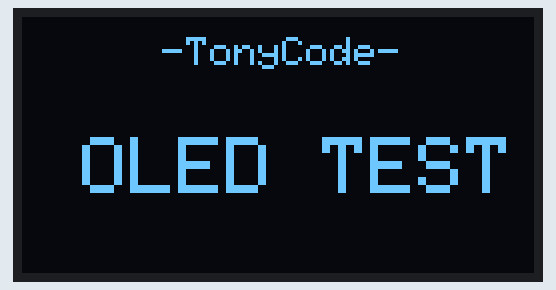
This sketch was run on a simulated Arduino Uno, built with avr-gcc and run on an emulated ATmega328P. Shown: 128×64 one-colour display.

Above: at 0.1 s.

The sketch:

OLED.ino
```cpp
/*
 * OLED显示
 */
#include <Wire.h>
#include <Adafruit_GFX.h>
#include <Adafruit_SSD1306.h>

#define OLED_RESET     4
Adafruit_SSD1306 display(128, 64, &Wire,OLED_RESET);

void setup() {
  display.begin(SSD1306_SWITCHCAPVCC,0x3C);
  display.setTextColor(WHITE);//开像素点发光
  display.clearDisplay();//清屏

  display.setTextSize(1); //设置字体大小
  display.setCursor(35, 5);//设置显示位置
  display.println("-TonyCode-");

  display.setTextSize(2);//设置字体大小
  display.setCursor(15, 30);//设置显示位置
  display.println("OLED TEST");

  display.display(); // 开显示

}

void loop() {

}
```
